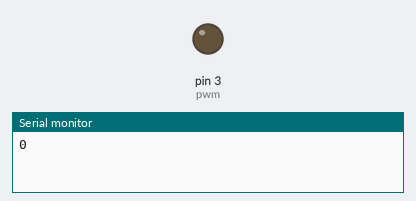
Bench run of a sketch on a simulated Arduino Uno, built with avr-gcc and run on an emulated ATmega328P. On the bench: output pins drawn as LEDs (lit = HIGH), the last lines printed to the serial monitor.

Above: at 0.05 s.
At 1.95 s:
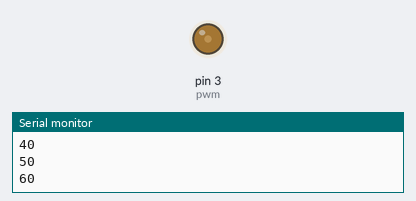
At 3.9 s:
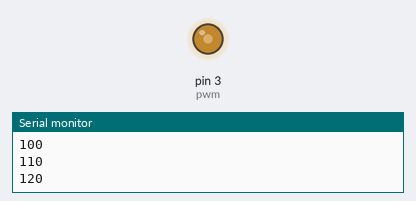
At 7.8 s:
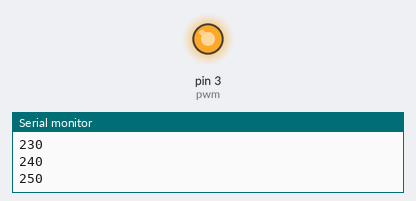
Timing chart, 0 to 10.1 s (numbered marks = the images above):
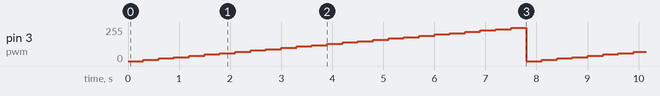

Measured:
- by itself, pin 3 (pwm): ramps from 0/255 to 250/255 and jumps back, once every 7.8 s

The sketch:

06_led_pwm_control.ino
```cpp
int pwm = 3;

void setup() {
  Serial.begin(9600);
  pinMode(pwm, OUTPUT);
}

void loop() {
  for (int i = 0; i < 255; i += 10) {
    Serial.println(i);
    analogWrite(pwm, i); // Analog Write: 0 ~ 255
    delay(300);
  }
}
```
